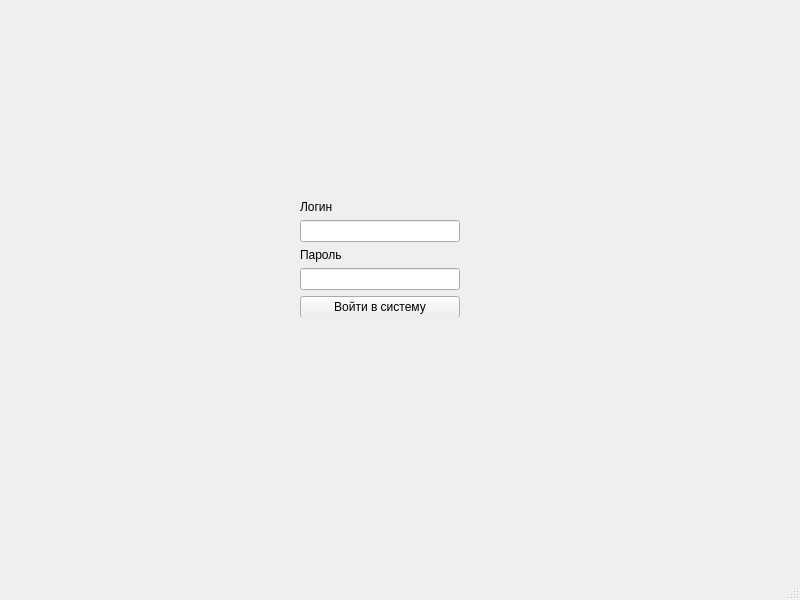
<?xml version="1.0" encoding="UTF-8"?>
<ui version="4.0">
 <class>AuthWindow</class>
 <widget class="QMainWindow" name="AuthWindow">
  <property name="geometry">
   <rect>
    <x>0</x>
    <y>0</y>
    <width>800</width>
    <height>600</height>
   </rect>
  </property>
  <property name="windowTitle">
   <string>AuthWindow</string>
  </property>
  <widget class="QWidget" name="centralwidget">
   <widget class="QWidget" name="verticalLayoutWidget">
    <property name="geometry">
     <rect>
      <x>300</x>
      <y>200</y>
      <width>160</width>
      <height>117</height>
     </rect>
    </property>
    <layout class="QVBoxLayout" name="verticalLayout">
     <item>
      <widget class="QLabel" name="label">
       <property name="text">
        <string>Логин</string>
       </property>
      </widget>
     </item>
     <item>
      <widget class="QLineEdit" name="loginEdit"/>
     </item>
     <item>
      <widget class="QLabel" name="label_2">
       <property name="text">
        <string>Пароль</string>
       </property>
      </widget>
     </item>
     <item>
      <widget class="QLineEdit" name="passwordEdit"/>
     </item>
     <item>
      <widget class="QPushButton" name="loginButton">
       <property name="text">
        <string>Войти в систему</string>
       </property>
      </widget>
     </item>
    </layout>
   </widget>
  </widget>
  <widget class="QMenuBar" name="menubar">
   <property name="geometry">
    <rect>
     <x>0</x>
     <y>0</y>
     <width>800</width>
     <height>20</height>
    </rect>
   </property>
  </widget>
  <widget class="QStatusBar" name="statusbar"/>
 </widget>
 <resources/>
 <connections/>
</ui>
